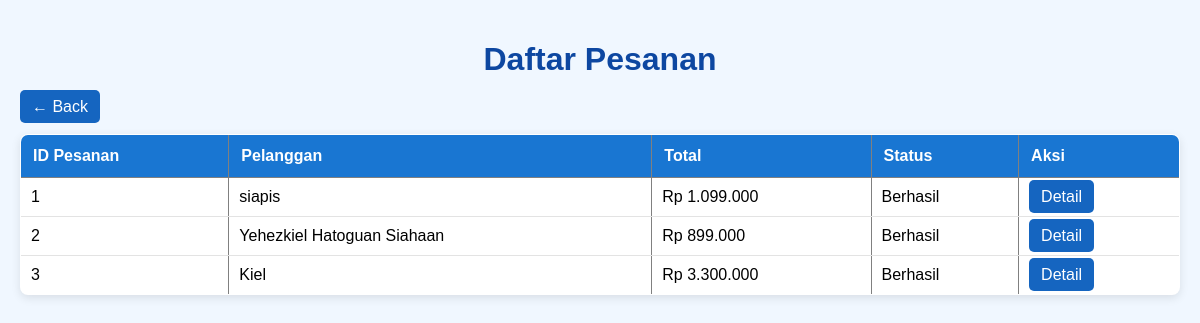
/admin/orders.php (signed in), run on the app's committed database.
### tables this page shows
CREATE TABLE `orders` (
  `id_order` int(11) NOT NULL,
  `nama_pelanggan` varchar(100) NOT NULL,
  `email` varchar(100) NOT NULL,
  `total` int(11) NOT NULL,
  `status` varchar(20) NOT NULL DEFAULT 'Berhasil',
  `metode_pembayaran` varchar(20) NOT NULL,
  `tanggal` datetime NOT NULL DEFAULT current_timestamp()
);

### public/admin/orders.php (the view, shortened to what this page needs)
<?php
require_once "../../src/conn.php";
?>
<!DOCTYPE html>
<html>
<head>
    <link rel="stylesheet" href="../css/orders_admin.css" />
</head>
<body>
<h1>Daftar Pesanan</h1>
    <a href="index.php" class="button back-btn">← Back</a>
<br><br>
<table border="1" cellpadding="8">
    <tr>
        <th>ID Pesanan</th>
        <th>Pelanggan</th>
        <th>Total</th>
        <th>Status</th>
        <th>Aksi</th>
    </tr>
    <?php
    $result = mysqli_query($conn, "SELECT * FROM orders");
    while ($row = mysqli_fetch_assoc($result)) { ?>
        <tr>
            <td><?= $row['id_order']; ?></td>
            <td><?= $row['nama_pelanggan']; ?></td>
            <td>Rp <?= number_format($row['total'], 0, ',', '.'); ?></td>
            <td><?= $row['status']; ?></td>
            <td><a href="#">Detail</a></td>
        </tr>
    <?php } ?>
</table>
</body>
</html>

### public/css/orders_admin.css (style rules this page uses)
body { font-family: Arial, sans-serif; background: #f0f7ff; margin: 0; padding: 20px; }
h1 { color: #0d47a1; margin-bottom: 20px; text-align: center; }
a { text-decoration: none; color: white; background: #1565c0; padding: 8px 12px; border-radius: 5px; }
table { width: 100%; border-collapse: collapse; background: white; border-radius: 8px; overflow: hidden; box-shadow: 0 3px 10px rgba(0, 0, 0, 0.1); }
th { background: #1976d2; color: white; padding: 12px; text-align: left; }
td { padding: 10px; border-bottom: 1px solid #e3e3e3; }

### data on the page
orders: id_order "1", nama_pelanggan "siapis", total "1.099.000", status "Berhasil"
orders: id_order "2", nama_pelanggan "Yehezkiel Hatoguan Siahaan", total "899.000", status "Berhasil"
orders: id_order "3", nama_pelanggan "Kiel", total "3.300.000", status "Berhasil"
